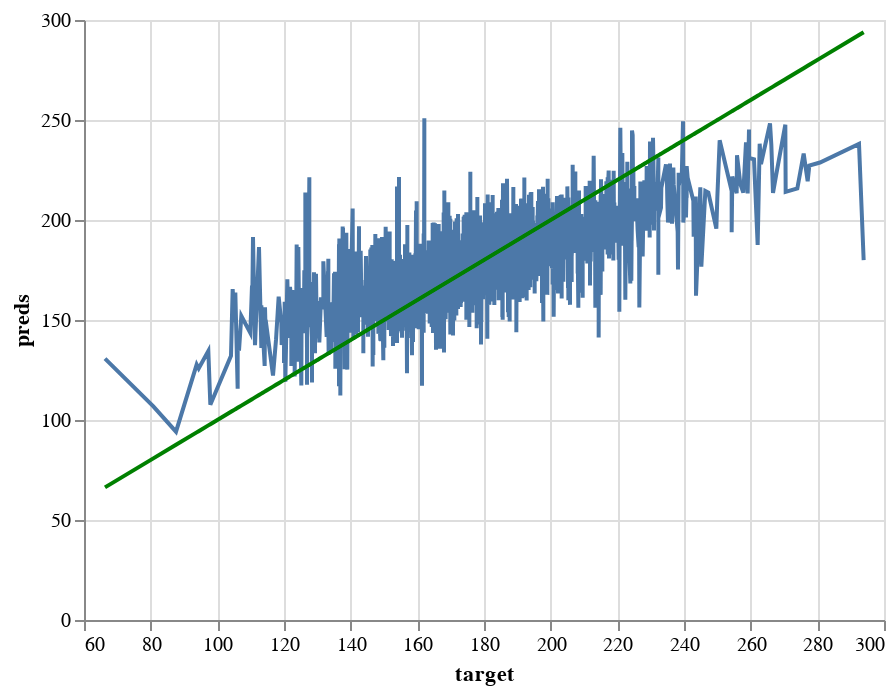

Notebook code for this chart:
### Code cell
# predictions versus the target line charts on the test set
perfect_test = alt.Chart(pd.DataFrame({'target': y_test, 'preds': y_test})).mark_line(color='green').encode(
    x='target',
    y='preds'
)

pred_chart_test = alt.Chart(pd.DataFrame({'target': y_test, 'preds': y_test_preds})).mark_line().encode(
    x='target',
    y='preds'
  )

pred_chart_test + perfect_test

### Figure 1 — Vega-Lite specification as saved in the notebook (floating-point values rounded to 4 significant figures; data arrays with more than 128 entries replaced by an {"elided": "..."} marker saying what was removed)
{"config": {"view": {"continuousWidth": 400, "continuousHeight": 300}}, "layer": [{"data": {"name": "data-64e8c6343110679f13220cd57f3f0937"}, "mark": "line", "encoding": {"x": {"field": "target", "type": "quantitative"}, "y": {"field": "preds", "type": "quantitative"}}}, {"data": {"name": "data-1dbbaef775c1b9472b27966e6eacf94c"}, "mark": {"type": "line", "color": "green"}, "encoding": {"x": {"field": "target", "type": "quantitative"}, "y": {"field": "preds", "type": "quantitative"}}}], "$schema": "https://vega.github.io/schema/vega-lite/v4.17.0.json", "datasets": {"data-64e8c6343110679f13220cd57f3f0937": {"elided": "2438 records"}, "data-1dbbaef775c1b9472b27966e6eacf94c": {"elided": "2438 records"}}}
